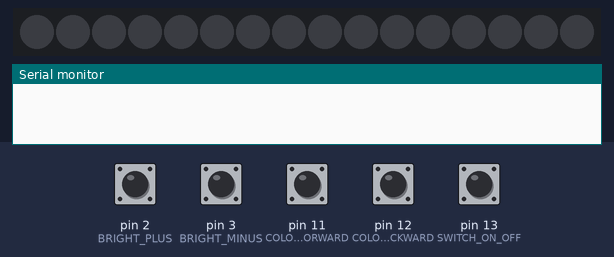
Bench run of a sketch on a simulated Arduino Uno, built with avr-gcc and run on an emulated ATmega328P. On the bench: 16 RGB LEDs in strip order, left to right, the last lines printed to the serial monitor. The test bench sets the inputs (shaded band); at power-on: pin 2 (BRIGHT_PLUS), pin 3 (BRIGHT_MINUS), pin 11 (COLOR_FORWARD), pin 12 (COLOR_BACKWARD), pin 13 (SWITCH_ON_OFF) HIGH. Dim RGB values are drawn brighter than linear.

Above: at 1.2 s.
1.3 s: pin 2 (BRIGHT_PLUS) pulled LOW for 0.15 s
At 2.7 s:
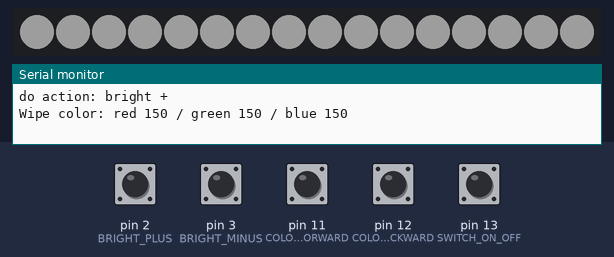
2.9 s: pin 11 (COLOR_FORWARD) pulled LOW for 0.15 s
At 3.9 s:
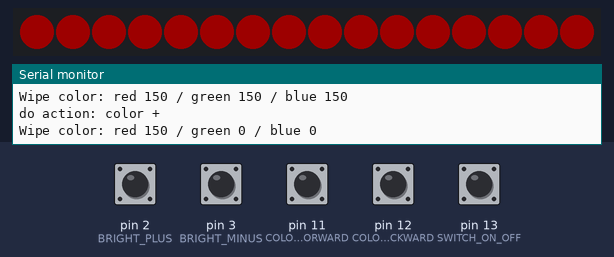
4.5 s: pin 13 (SWITCH_ON_OFF) pulled LOW for 0.15 s
At 4.56 s:
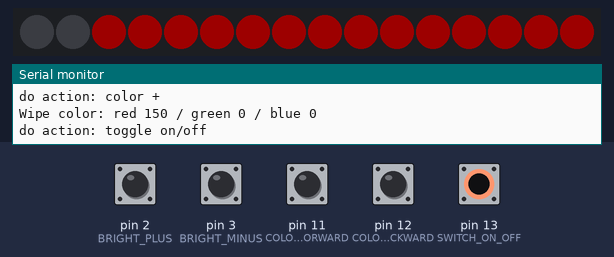
6.1 s: pin 13 (SWITCH_ON_OFF) pulled LOW for 1 s
At 6.18 s:
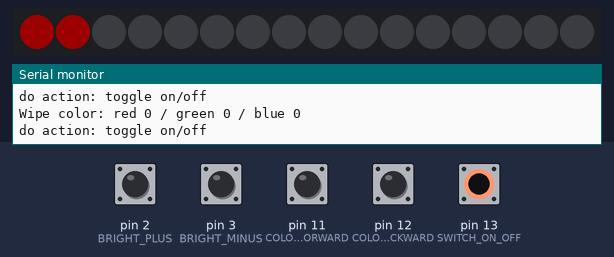
8.6 s: pin 3 (BRIGHT_MINUS) pulled LOW for 0.15 s
At 10.0 s:
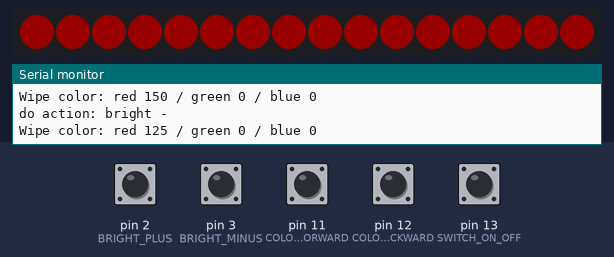
10.2 s: pin 12 (COLOR_BACKWARD) pulled LOW for 0.15 s
At 10.25 s:
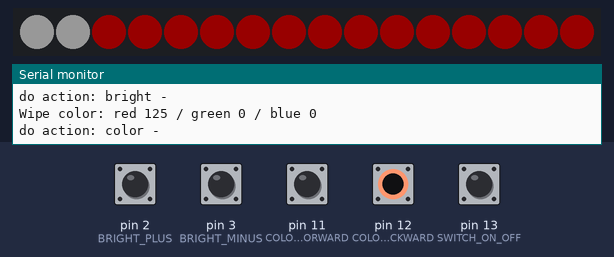

Measured:
- after the input at 1.3 s, the LEDs: first change at once (image 1 shows a later state)
- after the input at 2.9 s, the LEDs: first change at once (image 2 shows a later state)
- after the input at 4.5 s, the LEDs: first change at once (image 3 shows a later state)
- after the input at 6.1 s, the LEDs: first change at once (image 4 shows a later state)
- after the input at 10.2 s, the LEDs: first change at once (image 6 shows a later state)

The sketch:

LarduinoLedBoard.ino
```cpp
#include <Adafruit_NeoPixel.h>

#define LEDS_NUM       16  //LED数量
#define DATA_PIN       7   //DATA端口
#define COLOR_FORWARD  11  //"颜色+"按钮控制脚
#define COLOR_BACKWARD 12  //"颜色-"按钮控制脚
#define SWITCH_ON_OFF  13  //"开关"按钮控制脚
#define BRIGHT_PLUS    2   //"亮度+"按钮控制脚
#define BRIGHT_MINUS   3   //"亮度-"按钮控制脚
#define SPEED          40  //LED切换颜色的速度（两个LED动作之间间隔毫秒）

//初始化一个LED串
Adafruit_NeoPixel strip = Adafruit_NeoPixel(LEDS_NUM, DATA_PIN, NEO_GRB + NEO_KHZ800);

//初始化颜色,动作,操作符
String action     = "";
String toggle     = "on"; //开关开着
int    bright     = 5;
int    color      = 0;
int    colorList[15][3] = {
          {256,256,256}, //白
          {256,0,0},     //红
          {256,64,0},    //棕
          {256,128,0},   //橙
          {256,256,0},   //黄
          {128,256,0},   //黄绿
          {64,256,0},    //青绿
          {0,256,0},     //绿
          {0,256,256},   //湖蓝
          {0,128,256},   //海蓝
          {0,64,256},    //藏青
          {0,0,256},     //藏青
          {64,0,256},    //深紫
          {128,0,256},   //紫
          {256,0,256}    //洋红
};

void setup() {
  Serial.begin(57600);

  pinMode(COLOR_FORWARD,  INPUT_PULLUP);
  pinMode(COLOR_BACKWARD, INPUT_PULLUP);
  pinMode(SWITCH_ON_OFF,  INPUT_PULLUP);
  pinMode(BRIGHT_PLUS,    INPUT_PULLUP);
  pinMode(BRIGHT_MINUS,   INPUT_PULLUP);

  strip.begin();
  strip.setBrightness(50);
  strip.show();
}

void loop() {
  checkAction(); //检查按钮
  delay(SPEED);
}

//检查按键
void checkAction() {
  String cmd = !digitalRead(BRIGHT_PLUS) && !digitalRead(BRIGHT_MINUS) ? "show egg" : //亮度 加 减 同时按下，激活彩蛋
               !digitalRead(BRIGHT_PLUS)    ? "bright +" :      //亮度 加 按下
               !digitalRead(BRIGHT_MINUS)   ? "bright -" :      //亮度 减 按下
               !digitalRead(COLOR_FORWARD)  ? "color +" :       //颜色 加 按下
               !digitalRead(COLOR_BACKWARD) ? "color -" :       //亮度 减 按下
               !digitalRead(SWITCH_ON_OFF)  ? "toggle on/off" : //开关 加 按下
                                              "";               //释放按钮
  if (action != cmd) { //消除长按连发
    action = cmd;
    if (action != "") { //按下执行动作,释放没反应
      Serial.println("do action: " + action); //串口调试
      doAction();
    }
  }
}

void doAction(){
  //protect for nothing to do
  if (action == "") return;
  if (action == "show egg")       doEgg();
  if (action == "bright +")       bright = bright >= 10 ? 10 : bright + 1; //10级亮度
  if (action == "bright -")       bright = bright <= 1  ? 1  : bright - 1; //10级亮度
  if (action == "color +")        color  = color >= 14  ? 0   : color + 1; //0-14共15种颜色
  if (action == "color -")        color  = color <= 0   ? 14  : color - 1; //0-14共15种颜色
  if (action == "toggle on/off")  toggle = toggle == "on" ? "off" : "on";

  setupColor();
}

//计算亮度
int calcBright(int i) {
  if (toggle=="off") return 0;
  return int(i / 10 * bright);
}

//刷新LED串颜色
void setupColor() {
  int red   = calcBright(colorList[color][0]);
  int green = calcBright(colorList[color][1]);
  int blue  = calcBright(colorList[color][2]);
  for(uint16_t i=0; i<LEDS_NUM; i++) {
    strip.setPixelColor(i, strip.Color(red, green, blue)); //设置单LED颜色
    strip.show();
    delay(SPEED);
  }
  Serial.println("Wipe color: red " + String(red) +" / green " + String(green) + " / blue " + String(blue)); //串口调试
}

//彩蛋, 彩虹色循环，大约1分钟
void doEgg() {
  uint16_t i, j;
  for(j = 0; j < 256*5; j++) { //彩轮转5圈
    for(i = 0; i < LEDS_NUM; i++) {
      strip.setPixelColor(i, Wheel(((i * 256 / LEDS_NUM) + j) & 255));
    }
    strip.show();
    delay(SPEED);
  }
}

//计算彩轮颜色
uint32_t Wheel(byte WheelPos) {
  WheelPos = 255 - WheelPos;
  if(WheelPos < 85) {
    return strip.Color(255 - WheelPos * 3, 0, WheelPos * 3);
  }
  if(WheelPos < 170) {
    WheelPos -= 85;
    return strip.Color(0, WheelPos * 3, 255 - WheelPos * 3);
  }
  WheelPos -= 170;
  return strip.Color(WheelPos * 3, 255 - WheelPos * 3, 0);
}
```
